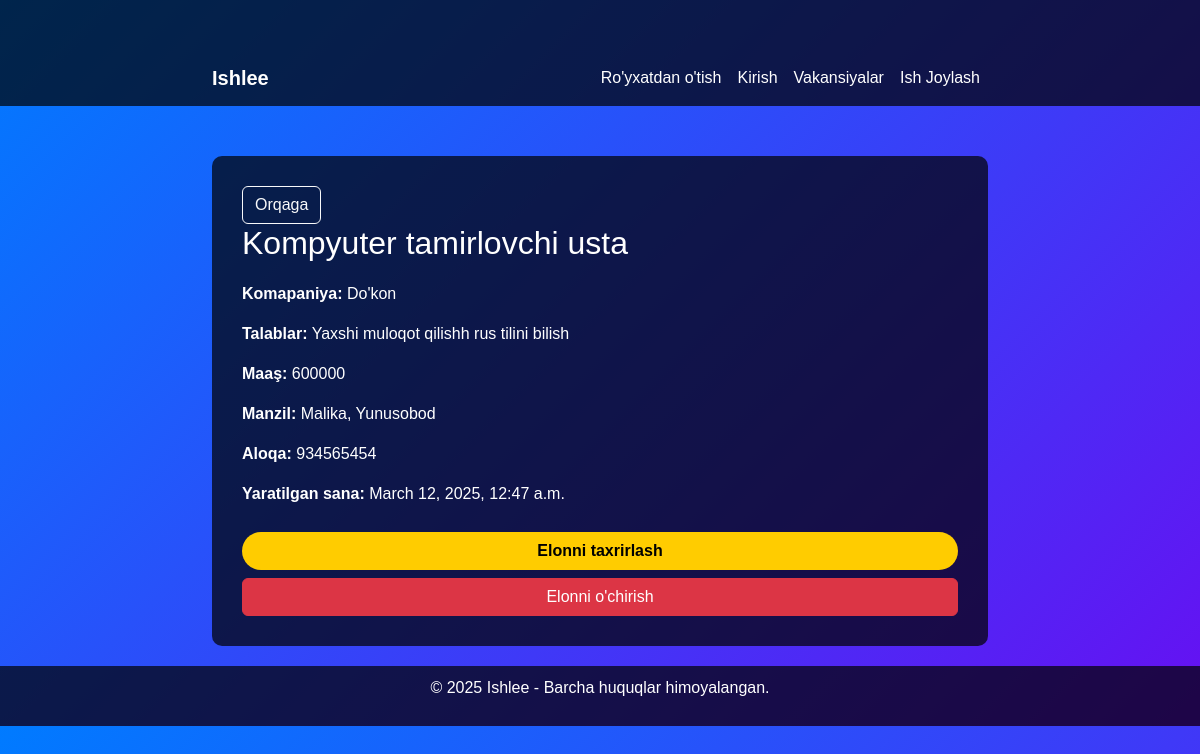
Screenshot of /vacancy/details/7/ with the database file from the repository.
### vacancy/models.py (models this page shows, shortened)
class Vacancy(models.Model):
    title = models.CharField(max_length=300)
    company = models.CharField(max_length=300)
    requirements = models.TextField()
    salary = models.IntegerField()
    location = models.CharField(max_length=200)
    created_at = models.DateTimeField(auto_now_add=True)
    contact = models.CharField(max_length=150, default='None')
    class Meta:
        ordering = ['-created_at']
        verbose_name_plural = 'Vacancies'

### vacancy/views.py (the view)
# urls.py: path('details/<int:pk>/', VacancyDetailView.as_view(), name='vacancy_details'),
class VacancyDetailView(View):
    def get(self, request, pk):
        vacancy = get_object_or_404(Vacancy, id=pk)
        context = {
            'vacancy' : vacancy
        }
        return render(request, 'vacancy_details.html' , context)

### vacancy/templates/vacancy_details.html (shortened to what this page needs)
<!DOCTYPE html>
<html lang="en">
<head>
    <link href="https://cdn.jsdelivr.net/npm/bootstrap@5.3.0/dist/css/bootstrap.min.css" rel="stylesheet">
</head>
<body>
    <nav class="navbar navbar-expand-lg navbar-dark">
        <div class="container">
            <a class="navbar-brand fw-bold" href="#">Ishlee</a>
            <div class="collapse navbar-collapse" id="navbarNav">
                <ul class="navbar-nav ms-auto">
                    {% if user.is_authenticated %}
                        <li class="nav-item"><a class="nav-link" href="{% url 'users:logout' %}">Chiqish</a></li>
                        <li class="nav-item"><a class="nav-link" href="{% url 'users:user_profile' user.id %}">Profil</a></li>
                    {% else %}
                        <li class="nav-item"><a class="nav-link" href="{% url 'users:register' %}">Ro'yxatdan o'tish</a></li>
                        <li class="nav-item"><a class="nav-link" href="{% url 'users:login' %}">Kirish</a></li>
                    {% endif %}
                    <li class="nav-item"><a class="nav-link" href="{% url 'vacancy:all_vacancies' %}">Vakansiyalar</a></li>
                    <li class="nav-item"><a class="nav-link" href="{% url 'vacancy:create_vacancy' %}">Ish Joylash</a></li>
                </ul>
            </div>
        </div>
    </nav>
    <div class="container">
        <div class="vacancy-details">
            <a href="{% url 'vacancy:all_vacancies' %}" class="btn btn-outline-light">Orqaga</a>
            <h3>{{ vacancy.title }}</h3>
            <p><strong>Komapaniya:</strong> {{ vacancy.company }}</p>
            <p><strong>Talablar:</strong> {{ vacancy.requirements }}</p>
            <p><strong>Maaş:</strong> {{ vacancy.salary }}</p>
            <p><strong>Manzil:</strong> {{ vacancy.location }}</p>
            <p><strong>Aloqa:</strong> {{ vacancy.contact }}</p>
            <p><strong>Yaratilgan sana:</strong> {{ vacancy.created_at }}</p>
            <a href="{% url 'vacancy:vacancy_update' vacancy.id %}" class="btn btn-custom w-100">Elonni taxrirlash</a>
            <a href="{% url 'vacancy:vacancy_delete' vacancy.id %}" class="btn btn-danger w-100 mt-2">Elonni o'chirish</a>
        </div>
    </div>
    <footer class="text-center">
        <p>&copy; 2025 Ishlee - Barcha huquqlar himoyalangan.</p>
    </footer>
</body>
</html>

### vacancy/templates/vacancy_details.html (style rules this page uses)
body { background: linear-gradient(135deg, #007bff, #6610f2); color: white; font-family: Arial, sans-serif; }
.navbar { background: rgba(0, 0, 0, 0.7); }
.navbar a { color: white !important; }
.container { max-width: 800px; margin-top: 50px; }
.vacancy-details { background: rgba(0, 0, 0, 0.7); padding: 30px; border-radius: 10px; }
h3 { font-size: 2rem; margin-bottom: 20px; }
.btn-custom { background-color: #ffcc00; color: black; font-weight: bold; border-radius: 25px; margin-top: 10px; }
footer { background: rgba(0, 0, 0, 0.7); padding: 10px; margin-top: 20px; }

### rows the page displays
Vacancy: title "Kompyuter tamirlovchi usta", company "Do'kon", requirements "Yaxshi muloqot qilishh rus tilini bilish", salary "600000", location "Malika, Yunusobod", contact "934565454", created_at "March 12, 2025, 12:47 a.m."
